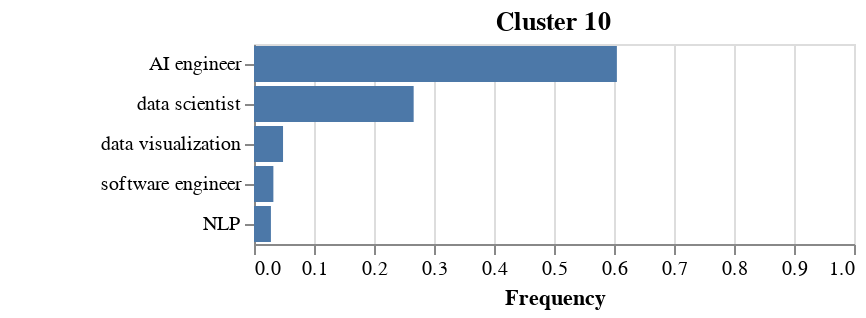

Describe this chart as a Vega-Lite specification.
### Vega-Lite specification from a JSON file in a GitHub repository (floating-point values rounded to 4 significant figures)
{"$schema": "https://vega.github.io/schema/vega-lite/v5.6.1.json", "config": {"legend": {"disable": true}, "view": {"continuousHeight": 300, "continuousWidth": 300}}, "data": {"name": "data-9cfcd5b8433baa2748fe2cf0b6fc5062"}, "datasets": {"data-9cfcd5b8433baa2748fe2cf0b6fc5062": [{"Job title": "data scientist", "freq_rel": 0.2661, "label": 10}, {"Job title": "AI engineer", "freq_rel": 0.6048, "label": 10}, {"Job title": "data visualization", "freq_rel": 0.0484, "label": 10}, {"Job title": "software engineer", "freq_rel": 0.0323, "label": 10}, {"Job title": "NLP", "freq_rel": 0.0282, "label": 10}]}, "encoding": {"color": {"field": "Origin", "type": "nominal"}, "tooltip": [{"field": "Job title", "title": "Job title", "type": "nominal"}, {"field": "freq_rel", "format": ".2%", "title": "Percentage", "type": "quantitative"}], "x": {"field": "freq_rel", "scale": {"domain": [0, 1]}, "title": "Frequency", "type": "quantitative"}, "y": {"axis": {"labelAngle": 0}, "field": "Job title", "sort": {"field": "freq_rel", "order": "descending"}, "title": null, "type": "nominal"}}, "mark": {"tooltip": true, "type": "bar"}, "padding": {"bottom": 5, "left": 50, "right": 5, "top": 5}, "title": "Cluster 10"}
